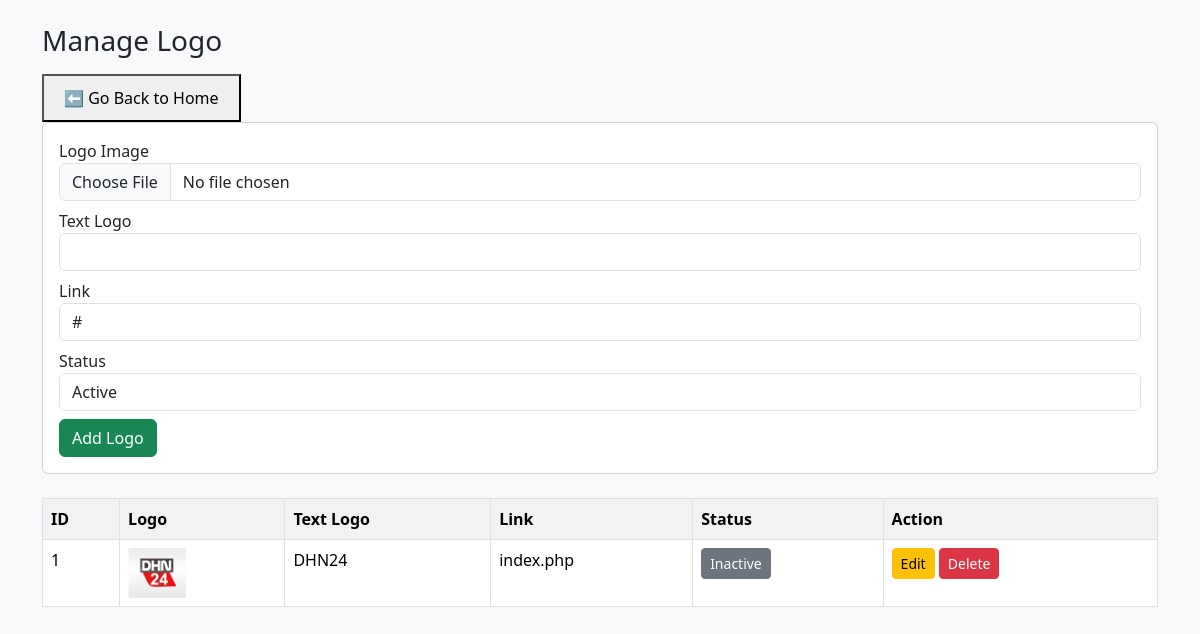
The page /manage_logo.php on the database as committed earlier.
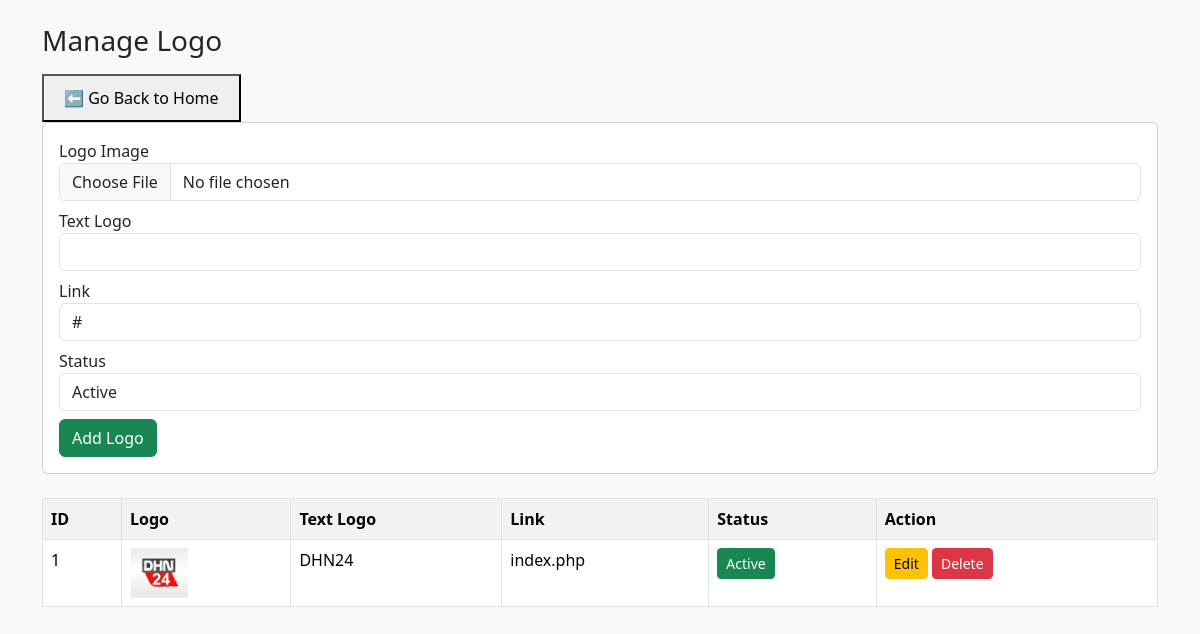
The same page on the database as committed later.
### tables this page shows
CREATE TABLE `logo` (
  `id` int(11) NOT NULL,
  `logo` varchar(255) NOT NULL,
  `text_logo` varchar(100) DEFAULT NULL,
  `link` varchar(255) NOT NULL,
  `status` tinyint(1) DEFAULT 1
);

### manage_logo.php (the view, shortened to what this page needs)
<?php
include 'conn.php';
$editData = [];
$result = mysqli_query($conn, "SELECT * FROM logo ORDER BY id DESC");
?>
<!DOCTYPE html>
<html>
<head>
    <link href="https://cdn.jsdelivr.net/npm/bootstrap@5.3.2/dist/css/bootstrap.min.css" rel="stylesheet">
</head>
<body class="bg-light">
<div class="container mt-4">
    <h3 class="mb-3">Manage Logo</h3>
    <a href="admin_dashboard.php">
    <button type="button" style="padding:10px 20px; cursor:pointer;">
        ⬅ Go Back to Home
    </button>
</a>
    <div class="card p-3 mb-4">
        <form method="post" enctype="multipart/form-data">
            <div class="mb-2">
                <label>Logo Image</label>
                <input type="file" name="logo" class="form-control">
            </div>
            <div class="mb-2">
                <label>Text Logo</label>
                <input type="text" name="text_logo" class="form-control" value="<?= $editData['text_logo'] ?? '' ?>">
            </div>
            <div class="mb-2">
                <label>Link</label>
                <input type="text" name="link" class="form-control" value="<?= $editData['link'] ?? '#' ?>">
            </div>
            <div class="mb-2">
                <label>Status</label>
                <select name="status" class="form-control">
                    <option value="1" <?= (isset($editData['status']) && $editData['status']==1)?'selected':'' ?>>Active</option>
                </select>
            </div>
            <button name="save" class="btn btn-success"><?= isset($editData['id']) ? 'Update Logo' : 'Add Logo' ?></button>
        </form>
    </div>
    <table class="table table-bordered table-striped">
        <tr>
            <th>ID</th>
            <th>Logo</th>
            <th>Text Logo</th>
            <th>Link</th>
            <th>Status</th>
            <th>Action</th>
        </tr>
        <?php while($row = mysqli_fetch_assoc($result)) { ?>
        <tr>
            <td><?= $row['id'] ?></td>
            <td>
                <?php if(!empty($row['logo'])): ?>
                    <img src="<?= $row['logo'] ?>" style="height:50px;">
                <?php endif; ?>
            </td>
            <td><?= $row['text_logo'] ?></td>
            <td><?= $row['link'] ?></td>
            <td>
                <a href="?status=<?= $row['status']==1 ? 0 : 1 ?>&id=<?= $row['id'] ?>" class="btn btn-sm <?= $row['status']==1 ? 'btn-success' : 'btn-secondary' ?>">
                    <?= $row['status']==1 ? 'Active' : 'Inactive' ?>
                </a>
            </td>
            <td>
                <a href="?edit=<?= $row['id'] ?>" class="btn btn-sm btn-warning">Edit</a>
                <a href="?delete=<?= $row['id'] ?>" class="btn btn-sm btn-danger" onclick="return confirm('Are you sure?')">Delete</a>
            </td>
        </tr>
        <?php } ?>
    </table>
</div>
</body>
</html>

Rows that differ between the two databases and show on the page:
changed logo "DHN24": status "Inactive" → "Active"
